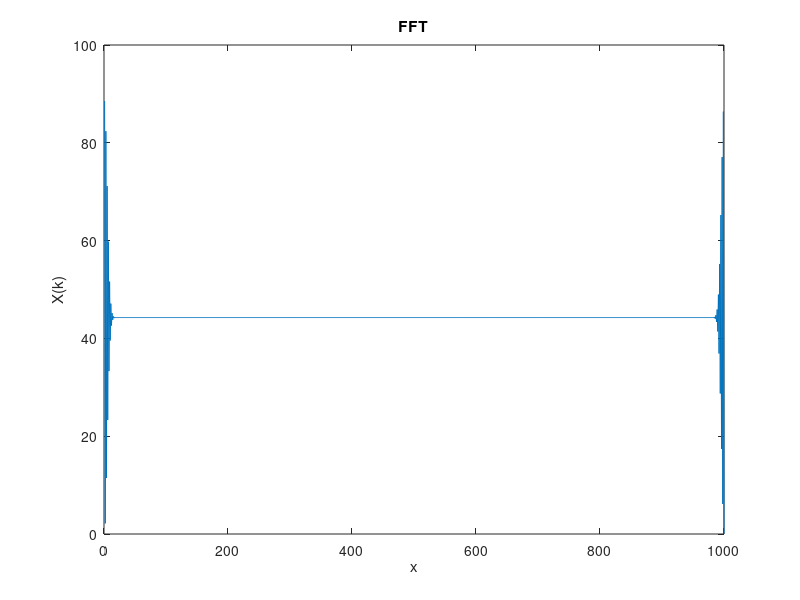
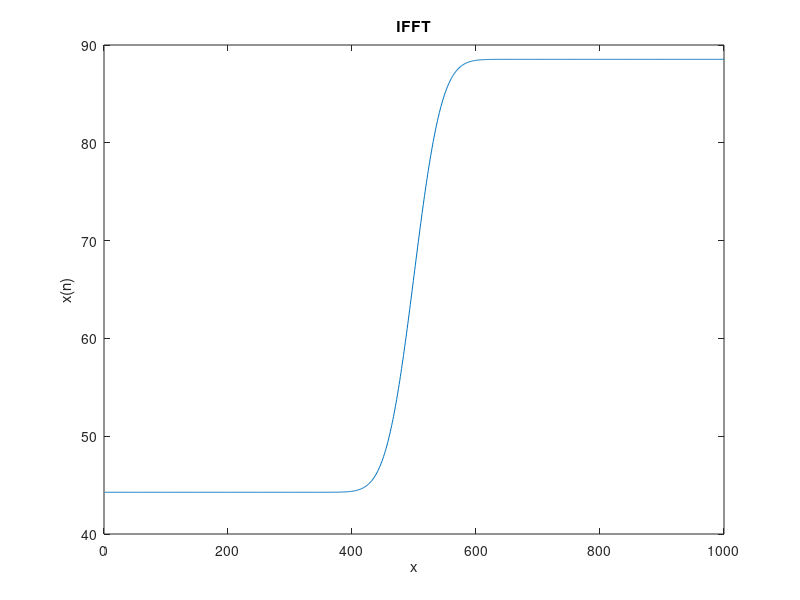

Write MATLAB code to recreate these figures, in order.
f = @(x) exp(-x.^2);
t = linspace(-10,10,1000);
g = f(t);
N = length(t);
im = sqrt(-1);
sum1 = 0;
sum2 = 0;
% Trans = 0 para FT, Trans = 1 para IFT

%---------fft-------------------------------

for i = 1:1:N
    for j = 1:1:N
        term1 = g(j)*exp(-im*2*pi*(i-1)*(j-1)/N);
        sum1 = sum1+term1;
    end
        X(i) = sum1;
end
figure(1)
plot(abs(X))
title('FFT')
xlabel('x'); ylabel('X(k)')

%---------ifft-------------------------------

for i = 1:1:N
    for j = 1:1:N
        term2 = X(j)*exp(im*2*pi*(j-1)*(i-1)/N);
        sum2 = sum2+term2;
    end
    xin(i) = sum2/N;
end
figure(2)
plot(abs(xin))
title('IFFT')
xlabel('x'); ylabel('x(n)')